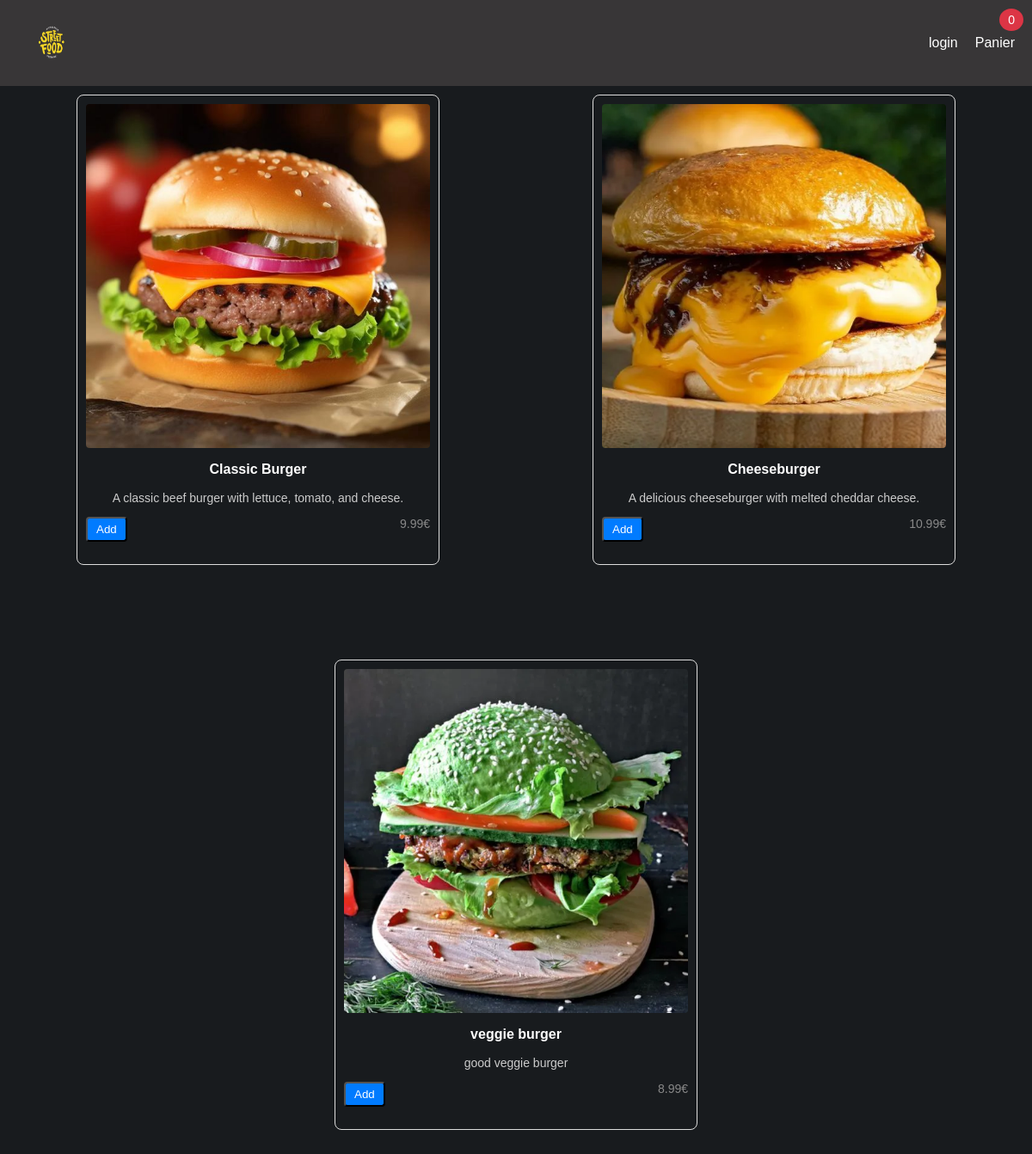
/Burger.php, run on the app's committed database.
### tables this page shows
CREATE TABLE IF NOT EXISTS `product` (
  `id` int NOT NULL AUTO_INCREMENT,
  `name` varchar(255) NOT NULL,
  `description` text NOT NULL,
  `price` float NOT NULL,
  `category` int NOT NULL,
  `filename` varchar(255) NOT NULL,
  PRIMARY KEY (`id`),
  KEY `category` (`category`)
);

### modele.php (called while the page is built, shortened)
<?php
function get_products_by_category($id, $bdLink) {
    $query = "SELECT * FROM product WHERE category=:id";
    $stmt = $bdLink->prepare($query);
    $stmt->bindParam(':id', $id, PDO::PARAM_INT);
    $stmt->execute();
    $products = $stmt->fetchAll(PDO::FETCH_ASSOC);
    return $products;
}
?>

### Burger.php (the view, shortened to what this page needs)
<?php
include_once 'database.php';
include_once 'modele.php';
include_once 'header.php';
$products = get_products_by_category(1, $bdLink);
?>
<div class="card-container">
    <?php foreach ($products as $p) { ?>
        <div class="card">
            <img src="./uploads/<?= $p['filename']; ?>" class="card-image">
            <div class="card-details">
                <p class="card-title"><?= $p['name']; ?></p>
                <p class="card-description"><?= $p['description']; ?></p>
                <div class="card-actions">
                    <form method="post" action="burger.php">
                        <input type="submit" name="add_to_panier" value="Add" class="card-link">
                    </form>
                    <small class="card-price"><?= $p['price']; ?>€</small>
                </div>
            </div>
        </div>
    <?php } ?>
</div>

### header.php (shortened to what this page needs)
<head>
</head>
<body>
<header>
    <a href="index.php">
        <img class="logo" src="./uploads/fastfood_logo.jpg" alt="Logo">
    </a>
    <nav>
        <?php
        include_once 'database.php';
        include_once 'modele.php';
        ?>
        <?php if (!isset($_SESSION['name'])) : ?>
            <a href="login.php">login</a>
        <?php endif; ?>
        <a href="panier.php">
            Panier
            <span id="panier-count"><?= $_SESSION['nb_items']; ?></span>
        </a>
    </nav>
</header>
</body>

### header.php (style rules this page uses)
body { font-family: Arial, sans-serif; margin: 0; padding: 0; position: relative; }
header { background-color: #383637; color: #fff; padding: 10px; text-align: center; display: flex; justify-content: space-between; align-items: center; }
nav { display: flex; }
a { color: #fff; text-decoration: none; margin: 0 10px; }
#panier-count { background-color: #dc3545; color: #fff; padding: 5px 10px; border-radius: 50%; position: absolute; top: 10px; right: 10px; font-size: 14px; }
.logo { width: 80px; height: 80px; border-radius: 4px; }

### Burger.php (style rules this page uses)
.card-container { display: flex; flex-wrap: wrap; justify-content: space-around; }
.card { border: 1px solid #ddd; border-radius: 8px; margin: 10px; margin-bottom: 100px; padding: 10px; width: 400px; text-align: center; }
.card-image { width: 100%; height: auto; border-radius: 4px; }
.card-details { margin-top: 10px; }
.card-title { font-size: 16px; font-weight: bold; }
.card-description { font-size: 14px; color: #ccc; }
.card-actions { display: flex; justify-content: space-between; margin-top: 8px; }
.card-link { text-decoration: none; background-color: #007bff; color: #fff; padding: 5px 10px; border-radius: 4px; }
.card-price { font-size: 14px; color: #888; }

### data on the page
product: filename (picture), name "Classic Burger", description "A classic beef burger with lettuce, tomato, and cheese.", price "9.99"
product: filename (picture), name "Cheeseburger", description "A delicious cheeseburger with melted cheddar cheese.", price "10.99"
product: filename (picture), name "veggie burger", description "good veggie burger", price "8.99"

### other printed values
$_SESSION['nb_items'] "0"
